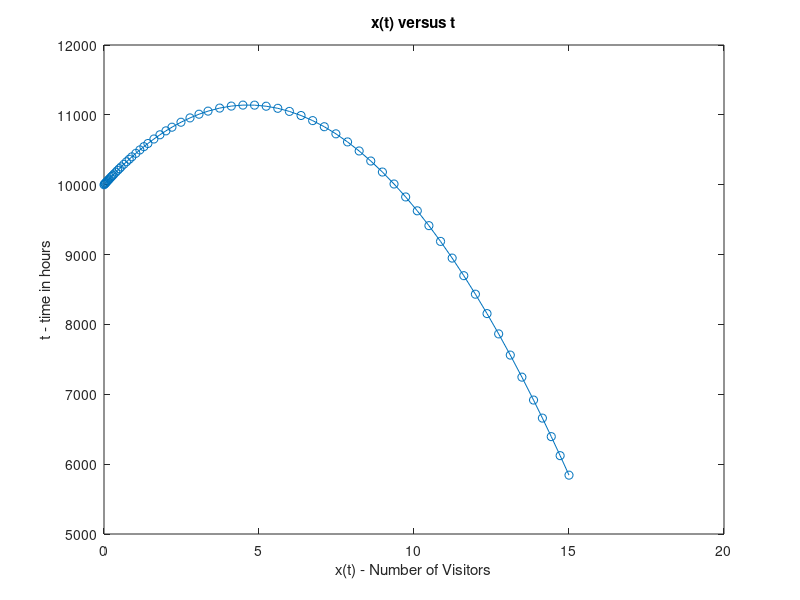

MATLAB code to generate this figure:
%{
MATH 245 MATLAB 2 PART 2
_____________________
Jerom Jothiprakasam
jothipra@usc.edu

Natalia Hopper
nhopper@usc.edu
_______________________________________
Revision History
Date            Changes             Programmer
---------------------------------------------------------
1/30/2025      Original         Jerom Jothiprakasam
2/09/2025      Parts (a,b)      Natalia Hopper
2/09/2025      Part (c)         Jerom Jothiprakasam
%}

clc;
clear;

%% Part (a)

%{ 
Initial value problem for number of visitors on the island:

x'(t) = (3)(500) - (10)(x)/(100-5t) - 10(t + 1/(1+t))
x(0) = 10,000  (visitors)
%}


%% Part (b)


tSpan = [0 15]; % Define time span
x0 = 10000; % Initial number of visitors is 10,000

[t, x] = ode45(@(t,x) 1500 - 10*(t + 1/(1+t)) - x.*(10/(100-5*t)), tSpan, x0);
% Graph the solution

figure;
plot(t,x,'-o'); % Graph the solution versus time 

% Add graph axis labels
xlabel('x(t) - Number of Visitors');
ylabel('t - time in hours');
title('x(t) versus t');

%% Part (c)
